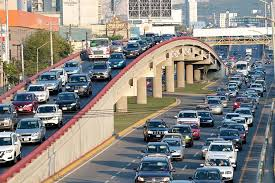
#> input picture MidTerm/traffic.jpeg, 275 x 183 px
$ jupyter execute --allow-errors midterm.ipynb   (older library calls are emulated)
#> lines starting #> are read from the running program, lines starting #| are printed output that depends on the picture; after the words box and inside, x2 and y2 are one past the last pixel; in counts of white or black regions, pixels touching at a corner belong together
This project was developed as part of a Computer Vision class.

[cell 1]
import cv2
import numpy as np
import pathlib as Path
from matplotlib import pyplot as plt
import argparse
import os
import mahotas

filename = "traffic.jpeg"
img_type_flag  = 1

img = cv2.imread(filename,img_type_flag)
#> img is the input picture: shape (183, 275, 3); mean B, G, R 130.4, 134.9, 138.4

if img is None:
    print("Error: Could not open or find the image.")
else:
    cv2.imshow("image",img)
    cv2.waitKey(0)

cv2.destroyAllWindows()

imread() and Color channels

[cell 2]
r1 = img[:,:,0]
g1 = img[:,:,1]
b1 = img[:,:,2]
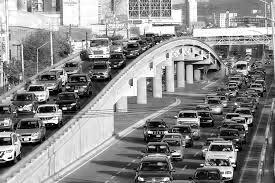
#> b1: shape (183, 275); min 0, max 255, mean 138.4

height = img.shape[0]
#> height = 183
width = img.shape[1]
#> width = 275
rgb = img.shape[2]
#> rgb = 3

print(f"Width: {width} Height: {height} Channels: {rgb}")
#| Width: 275 Height: 183 Channels: 3
cv2.imwrite("editedimg.jpg",img)
#> Out = True

[cell 3]
img[0,0] = (0,0,255)
#> img: shape (183, 275, 3); under 0.01% of pixels changed, all inside (x1, y1, x2, y2) = (0, 0, 1, 1)

(b,g,r) = img[0,0]
#> b = 0; g = 0; r = 255

print(f"Pixel at (0,0) - Red: {r} Green: {g} Blue: {b}")
#| Pixel at (0,0) - Red: 255 Green: 0 Blue: 0

corner = img[0:100, 0:100]
cv2.imshow("Corner", corner)

img[0:100,0:100] = (0,255,0)
#> img: shape (183, 275, 3); mean B, G, R 104.8, 157.3, 108.1

cv2.imshow("Updated", img)
cv2.waitKey(0)

cv2.destroyAllWindows()

2 Drawing capabilities of OpenCV
2.1 Drawing Line

[cell 4]
canvas = np.zeros((300,300,3),dtype = "uint8")
img = np.zeros((512,512,3),np.uint8)

cv2.line(img,(0,0),(511,511),(255,0,0),5)
green =  (0,255,0)
cv2.line(canvas,(0,0),(300,300),green)
cv2.imshow("Canvas",canvas)

cv2.waitKey(0)

red = (0,0,255)
cv2.line(canvas,(300,0),(0,300),red)
cv2.imshow("Canvas",canvas)

cv2.waitKey(0)
cv2.destroyAllWindows()

2.3 Drawing Circle

[cell 5]
cv2.circle(img,(447,63),63,red,-1)
#> img: shape (512, 512, 3)

canvas = np.zeros((300,300,3),dtype = "uint8")
(centerX,centerY) =  (canvas.shape[1]//2, canvas.shape[0]//2)
white = (255,255,255)
#xrange = canvas.shape[1]

for r in range(0,175,25):
    cv2.circle(canvas,(centerX,centerY),r,white,-1)
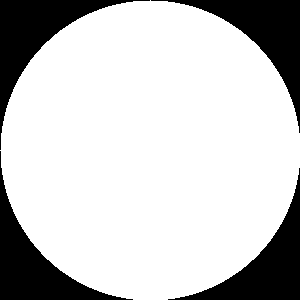
#> canvas: shape (300, 300, 3); 78.5% white; 4 black regions, box (x1, y1, x2, y2) and area: (0, 0, 150, 150) 4980, (151, 0, 300, 133) 4830, (0, 151, 133, 300) 4830, (168, 168, 300, 300) 4681

cv2.imshow("Canvas",canvas)

Multiple Circles

[cell 6]
canvas = np.zeros((300,300,3),dtype = "uint8")
for i in range(0,25):
    radius = np.random.randint(5,200)
    color = np.random.randint(0,256,(3,)).tolist()
    pt = np.random.randint(0,300,(2,))
    cv2.circle(canvas,tuple(pt),radius,color,-1)
    cv2.imshow("Canvas",canvas)
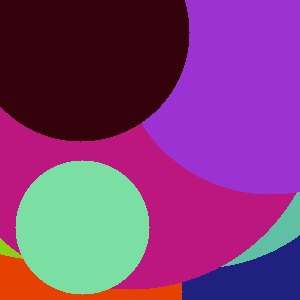
#> canvas: shape (300, 300, 3); mean of channels 0, 1, 2 120.2, 61, 125.3; drawn as B, G, R

cv2.waitKey(0)
cv2.destroyAllWindows()

3. Affine Transformation

[cell 7]
def translate(image,x,y):
#> called with image = 'newkitten.jpeg', x = 100, y = 50
    image = cv2.imread(image)
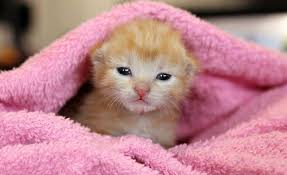
#> input picture MidTerm/newkitten.jpeg, 287 x 175 px
#> image is the input picture: shape (175, 287, 3); mean B, G, R 140.8, 131.6, 187.5
    M =  np.float32([[1,0,x],[0,1,y]])
    shifted = cv2.warpAffine(image,M,(image.shape[1],image.shape[0]))
    return shifted

3.2 Rotation

[cell 8]
def rotate(image,angle, center = None, scale = 1.0):
#> called with image = 'newkitten.jpeg', angle = 270, scale = 1
    image = cv2.imread(image)
    (h,w) = image.shape[:2]
#> h = 175; w = 287
    if center is None:
        center = (w/2,h/2)
#> center = (143.5, 87.5)
    M = cv2.getRotationMatrix2D(center,angle,scale)
    rotated = cv2.warpAffine(image,M,(w,h))

    return rotated

[cell 9]
img2 = 'newkitten.jpeg'

shifted = translate(img2,100,50)
cv2.imshow("Shifted Down",shifted)

rotated = rotate(img2,270)
cv2.imshow("Rotated",rotated)

cv2.waitKey(0)
cv2.destroyAllWindows()

[cell 10]
def resize(image, width = None, height = None, inter = cv2.INTER_AREA):
#> called with image = 'newkitten.jpeg', width = 100, inter = 3
    image = cv2.imread(image)
    dim = None
    (h, w) = image.shape[:2]
#> h = 175; w = 287
    if width is None and height is None:
     return image
    if width is None:
        r = height / float(h)
        dim = (int(w*r), height)
    else:
        r=  width / float (w)
#> r = 0.348
        dim = (width, int(h*r))
#> dim = (100, 60)
    resized = cv2.resize(image, dim, interpolation = inter)

    return resized

[cell 11]
resized = resize(img2, width = 100)
cv2.imshow("Resized",resized)
cv2.waitKey(0)
cv2.destroyAllWindows()

3.4 Flipante

[cell 12]
kingcat = cv2.imread("kingcat.jpeg")
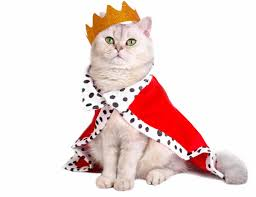
#> input picture MidTerm/kingcat.jpeg, 256 x 197 px
#> kingcat is the input picture: shape (197, 256, 3); mean B, G, R 217.8, 220.4, 239

flipped = cv2.flip(kingcat,0)

cv2.imshow("Flipped vertically",flipped,)

flipped = cv2.flip(kingcat,-1)
cv2.imshow("Flipped both horizontally and vertically", flipped)

3.5 Cropping

[cell 13]
cropped = kingcat[0:250,0:100]

cv2.imshow("Crop",cropped)
cv2.waitKey(0)
cv2.destroyAllWindows()

3.6 Aritmética

[cell 14]
M = np.ones(kingcat.shape,dtype = "uint8")*100
added = cv2.add(kingcat,M)
cv2.imshow("Added", added)

M = np.ones(kingcat.shape,dtype = "uint8")*50
subtracted = cv2.subtract(kingcat,M)
cv2.imshow("Subtracted", subtracted)

cv2.waitKey(0)
cv2.destroyAllWindows()

3.7 Operadores Lógicos

[cell 15]
rectangle = np.zeros((300,300),dtype = "uint8")
cv2.rectangle(rectangle,(25,25),(275,275),255,-1)
#> rectangle: shape (300, 300); 70% white; 1 black region, box (x1, y1, x2, y2) and area: (0, 0, 300, 300) 26999
cv2.imshow("Rectangle",rectangle)

circle = np.zeros((300,300),dtype = "uint8")
cv2.circle(circle,(150,150),150,255,-1)
cv2.imshow("Circle",circle)

andgate = cv2.bitwise_and(rectangle,circle)
cv2.imshow("AND",andgate)

orgate = cv2.bitwise_or(rectangle,circle)
cv2.imshow("OR",orgate)

xorgate = cv2.bitwise_xor(rectangle,circle)
cv2.imshow("XOR",xorgate)

inv = cv2.imread("tobeinverted.jpeg")
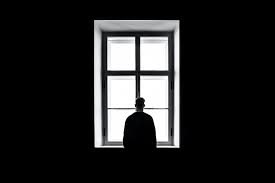
#> input picture MidTerm/tobeinverted.jpeg, 275 x 183 px
#> inv is the input picture: shape (183, 275, 3); mean B, G, R 36.3, 36, 35.9
cv2.imshow("Original",inv)

notgate = cv2.bitwise_not(inv)
cv2.imshow("NOT", notgate)
cv2.waitKey(0)
cv2.destroyAllWindows()

[cell 16]
stadium = cv2.imread("estadio.jpg")
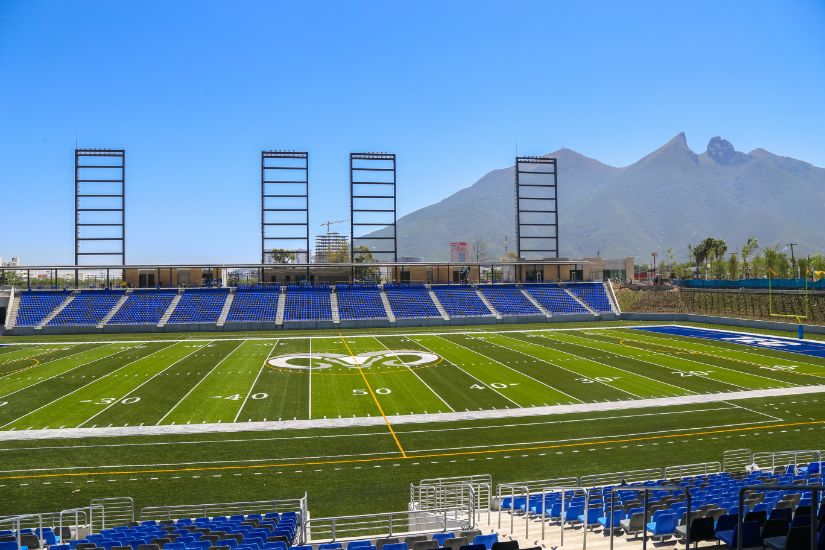
#> input picture MidTerm/estadio.jpg, 825 x 550 px
#> stadium is the input picture: shape (550, 825, 3); mean B, G, R 149.8, 135.5, 104.2
mask  = np.zeros(stadium.shape[:2],dtype = "uint8")
(centerX,centerY) =  (mask.shape[1]//2, mask.shape[0]//2)
#> centerX = 412; centerY = 275
cv2.circle(mask,(centerX,centerY),100,255,-1)
#> mask: shape (550, 825); 6.9% white; 1 white region, box (x1, y1, x2, y2) and area: (312, 175, 513, 376) 31417
masked = cv2.bitwise_and(stadium,stadium, mask=mask)
cv2.imshow("Original",stadium)
cv2.imshow("Mask",mask)
cv2.imshow("Mask applied to image", masked)
cv2.waitKey(0)
cv2.destroyAllWindows()

3.8 Splitting and Merging

[cell 17]
(B,G,R)= cv2.split(kingcat)

cv2.imshow("Red",R)
cv2.imshow("Green",G)
cv2.imshow("Blue",B)

merged = cv2.merge([B, G ,R])
cv2.imshow("Merged",merged)

cv2.waitKey(0)
zeros = np.zeros(kingcat.shape[:2], dtype = "uint8")
cv2.imshow("Red",cv2.merge([zeros,zeros,R]))
cv2.imshow("Green",cv2.merge([zeros,G,zeros]))
cv2.imshow("Blue",cv2.merge([B,zeros,zeros]))
cv2.waitKey(0)
cv2.destroyAllWindows()

4. Histograms

[cell 18]
pavorreal = cv2.imread("pavorreal.jpeg")
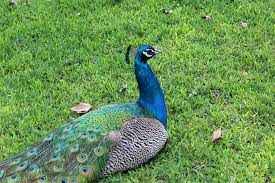
#> input picture MidTerm/pavorreal.jpeg, 275 x 183 px
#> pavorreal is the input picture: shape (183, 275, 3); mean B, G, R 85.2, 148.9, 105.9
g_pavorreal = cv2.cvtColor(pavorreal,cv2.COLOR_BGR2GRAY)
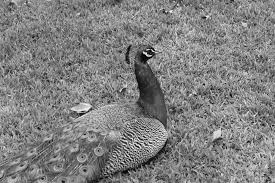
#> g_pavorreal: shape (183, 275); min 1, max 254, mean 128.8
cv2.imshow("Original",pavorreal)

hist = cv2.calcHist([g_pavorreal],[0],None,[256],[0,256])
#> hist = 256 values, max 660 at index 137, min 0 at index 0, mean 196.6
plt.figure()
plt.title("Grayscale Histogram")
plt.xlabel("Bins")
plt.ylabel("No of pixels")
plt.plot(hist)
plt.xlim([0,256])
plt.show()
#> figure, not shown here; curve peaks at x = 137, y = 660
cv2.waitKey(0)

chnls = cv2.split(pavorreal)
colors = ("b","g","r")
plt.figure()
plt.title("'Flattened' Color Histogram")
plt.xlabel("Bins")
plt.ylabel("No of pixels")

for (chan,color) in zip(chnls,colors):
    hist = cv2.calcHist([chan],[0],None,[256],[0,256])
    plt.plot(hist,color = color)
    plt.xlim([0,256])
#> this loop made 3 passes
#> color on passes 1 to 3: 'b', 'g', 'r'

cv2.waitKey(0)
cv2.destroyAllWindows()
#> figure, not shown here; curve peaks at x = 77, y = 670; curve peaks at x = 164, y = 624; curve peaks at x = 108, y = 648

5 Blurred

[cell 19]
blurred = np.hstack([cv2.blur(pavorreal,(3,3)),
                     cv2.blur(pavorreal,(5,5)),
                     cv2.blur(pavorreal,(7,7))])

blurred_g = np.hstack([cv2.GaussianBlur(pavorreal,(3,3),0),
                     cv2.GaussianBlur(pavorreal,(5,5),0),
                     cv2.GaussianBlur(pavorreal,(7,7),0)])


blurred_m = np.hstack([cv2.medianBlur(pavorreal,3),
                     cv2.medianBlur(pavorreal,5),
                     cv2.medianBlur(pavorreal,7)])

blurred_bi = np.hstack([cv2.bilateralFilter(pavorreal,5,21,21),
                     cv2.bilateralFilter(pavorreal,7,31,31),
                     cv2.bilateralFilter(pavorreal,9,41,41)])
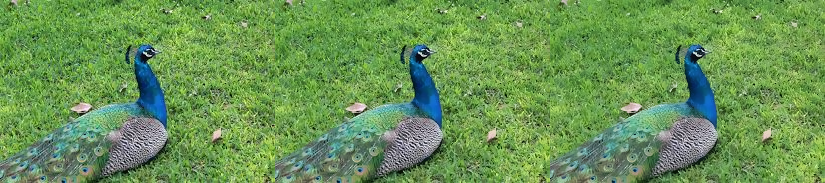
#> blurred_bi: shape (183, 825, 3); mean B, G, R 85.3, 149, 106

cv2.imshow("Averaged",blurred)
cv2.imshow("Gaussian",blurred_g)
cv2.imshow("Median",blurred_m)
cv2.imshow("Bilateral",blurred_bi)
cv2.waitKey(0)
cv2.destroyAllWindows()
